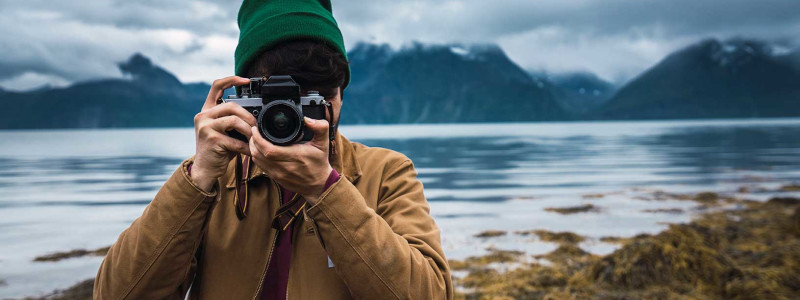
#> input picture img/camera.jpg, 800 x 300 px
$ python BasicOperations2.py
#> lines starting #> are read from the running program, lines starting #| are printed output that depends on the picture
import cv2 as cv
import numpy as np
from matplotlib import pyplot as plt

BLUE = [255, 0, 0]
img1 = cv.imread("../img/camera.jpg")
#> img1 is the input picture: shape (300, 800, 3); mean B, G, R 122.7, 118.6, 108.1

# (image, top pixels, bottom pixels, left pixels, right pixels, borderType, value # if bordertype is cv.BORDER_COMSTANT)
replicate = cv.copyMakeBorder(img1, 50, 50, 50, 50, cv.BORDER_REPLICATE)
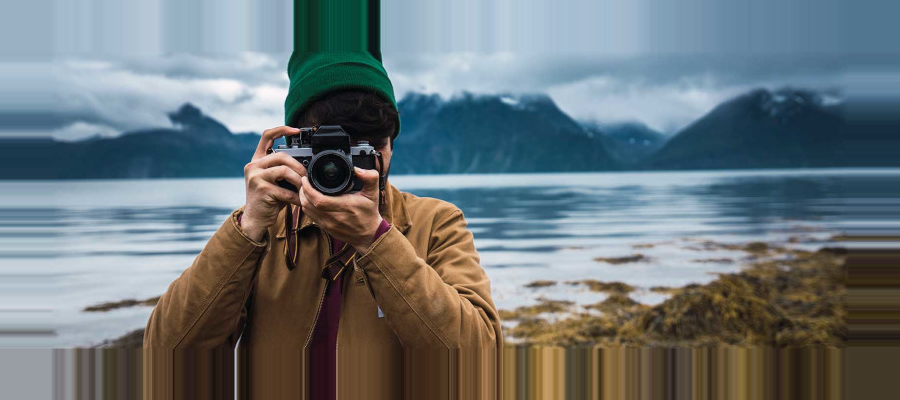
#> replicate: shape (400, 900, 3); mean B, G, R 121.3, 117.8, 107.7
reflect = cv.copyMakeBorder(img1, 50, 50, 50, 50, cv.BORDER_REFLECT)
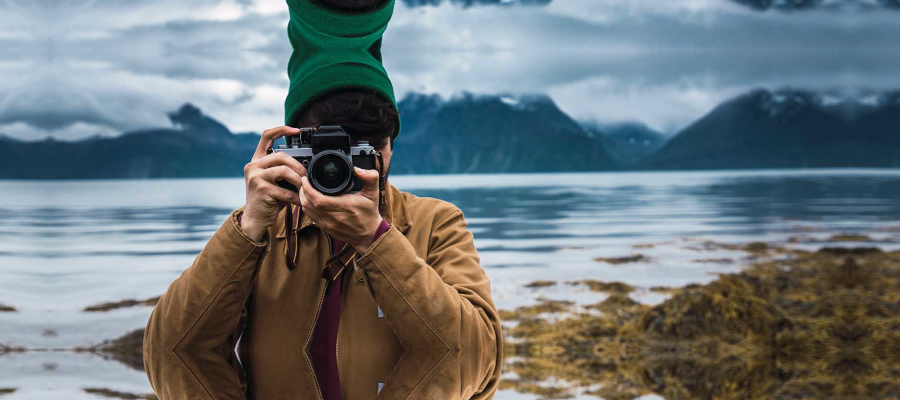
#> reflect: shape (400, 900, 3); mean B, G, R 123.5, 120, 109.9
reflect01 = cv.copyMakeBorder(img1, 50, 50, 50, 50, cv.BORDER_REFLECT_101)
wrap = cv.copyMakeBorder(img1, 50, 50, 50, 50, cv.BORDER_WRAP)
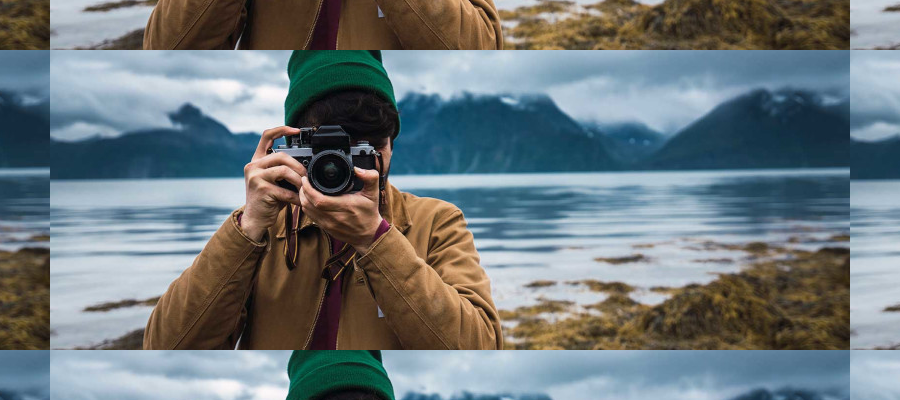
#> wrap: shape (400, 900, 3); mean B, G, R 123.5, 120, 109.9
constant = cv.copyMakeBorder(img1, 50, 50, 50, 50, cv.BORDER_CONSTANT, value=BLUE)
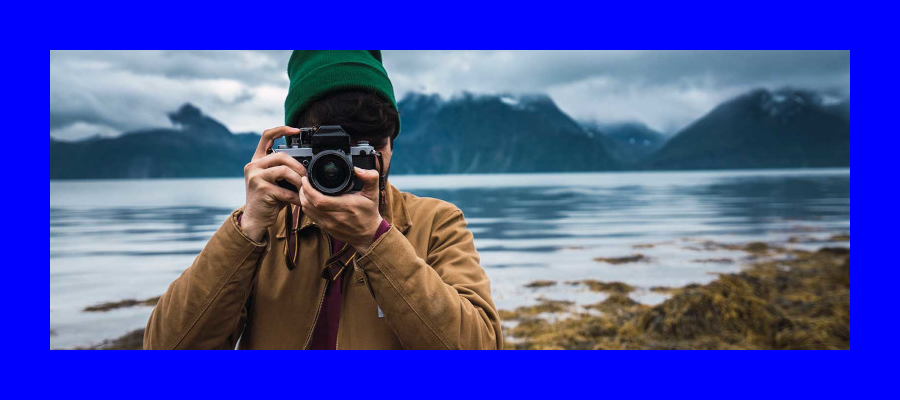
#> constant: shape (400, 900, 3); mean B, G, R 166.8, 79, 72
# actually, the BLUE here is RED, because in plt, the color is RGB, but in cv is BGR by default

plt.imshow(img1), plt.title('ORIGIONAL')
plt.figure()
plt.imshow(replicate), plt.title('REPLICATE')
plt.figure()
plt.imshow(reflect), plt.title('REFLECT')
plt.figure()
plt.imshow(reflect01), plt.title('REFLECT_01')
plt.figure()
plt.imshow(wrap), plt.title('WRAP')
plt.figure()
plt.imshow(constant), plt.title('CONSTANT')

plt.show()

$ run again, with img/blox.jpg copied over img/camera.jpg
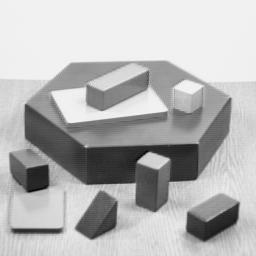
#> input picture img/blox.jpg, 256 x 256 px
#> img1 is the input picture: shape (256, 256, 3); min 0, max 252, mean 182.8
#> `wrap = cv.copyMakeBorder(img1, 50, 50, 50, 50, cv.BORDER_WRAP)`:
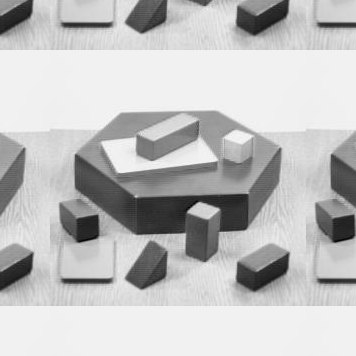
#> wrap: shape (356, 356, 3); min 0, max 252, mean 192.6
#> `constant = cv.copyMakeBorder(img1, 50, 50, 50, 50, cv.BORDER_CONSTANT,..`:
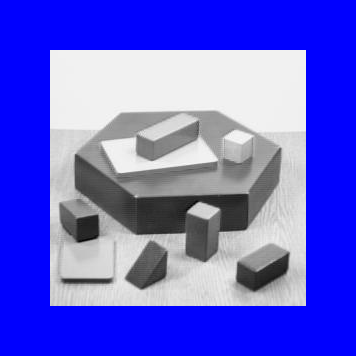
#> constant: shape (356, 356, 3); mean B, G, R 217.7, 94.5, 94.5
